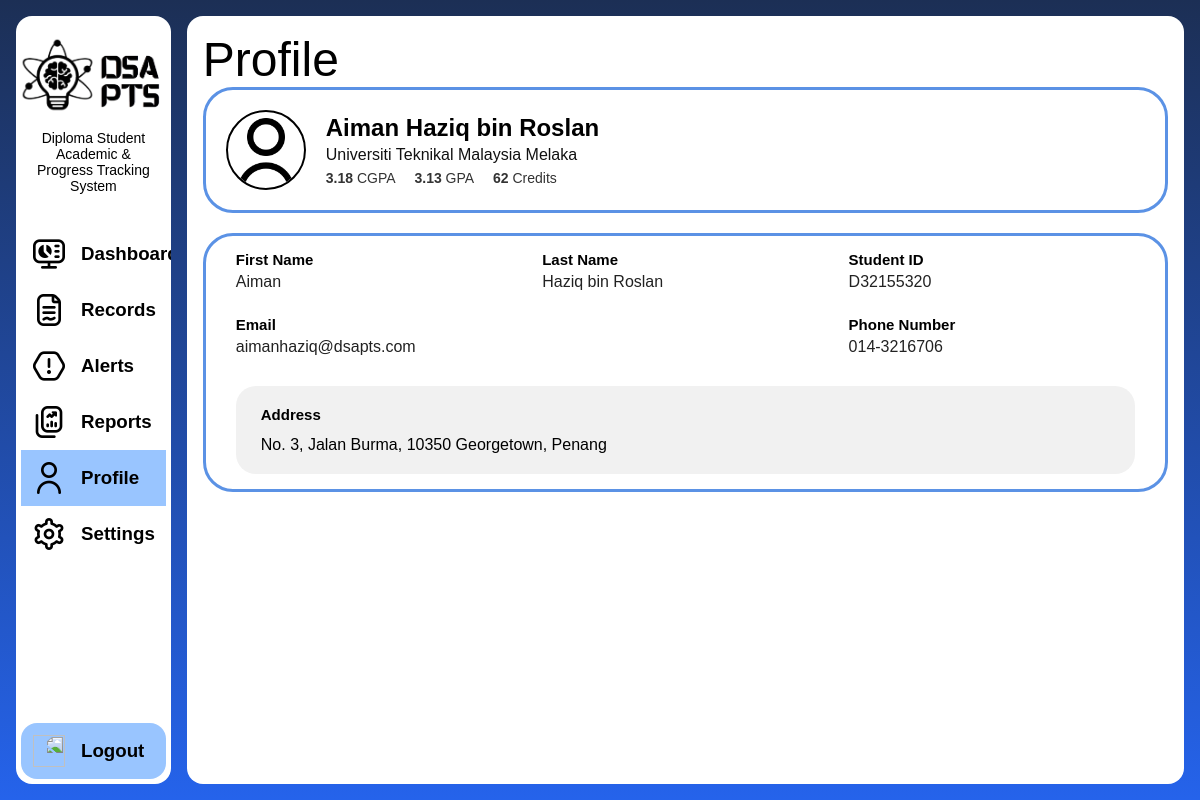
The app's page /student/student-profile.php (signed in) with its own data.
### tables this page shows
CREATE TABLE `student` (
  `user_id` int(11) NOT NULL,
  `program_id` int(11) DEFAULT NULL,
  `advisor_id` int(11) DEFAULT NULL,
  `CGPA` decimal(3,2) DEFAULT NULL,
  `muet_status` varchar(20) DEFAULT NULL,
  `total_credit_taken` int(11) DEFAULT NULL,
  `plan_to_degree` enum('Yes','No') DEFAULT NULL,
  `preferred_degree_field` varchar(100) DEFAULT NULL
);

CREATE TABLE `user` (
  `user_id` int(11) NOT NULL,
  `login_id` varchar(10) NOT NULL,
  `name` varchar(100) NOT NULL,
  `email` varchar(100) NOT NULL,
  `password` varchar(255) NOT NULL,
  `profile_picture` varchar(255) DEFAULT NULL,
  `address` varchar(255) DEFAULT NULL,
  `phone_number` varchar(20) DEFAULT NULL
);

### models/functions.php (called while the page is built, shortened)
<?php
function getStudentSubjects($conn, $userId)
{
    $sql = "
        SELECT student_subject.*, subject.*, semester.*
        FROM student_subject
        INNER JOIN subject ON student_subject.subject_id = subject.subject_id
        INNER JOIN semester ON student_subject.semester_id = semester.semester_id
        WHERE student_subject.user_id = '$userId'
    ";
    $result = $conn->query($sql);
    $data = [];
    while ($row = $result->fetch_assoc()) {
        $data[] = $row;
    }
    return $data;
}
function getStudentSubjectsBySemester($conn, $userId, $semId)
{
    $sql = "
        SELECT student_subject.*, subject.*, semester.*
        FROM student_subject
        INNER JOIN subject ON student_subject.subject_id = subject.subject_id
        INNER JOIN semester ON student_subject.semester_id = semester.semester_id
        WHERE student_subject.user_id = '$userId'
        AND student_subject.semester_id = '$semId'
    ";
    $result = $conn->query($sql);
    $data = [];
    while ($row = $result->fetch_assoc()) {
        $data[] = $row;
    }
    return $data;
}
function calculateGPA($subjects)
{
    $totalPoints = 0;
    $totalCredits = 0;
    foreach ($subjects as $subject) {
        $point = gradeToPoint($subject['grade']);
        $credits = $subject['credit_hours'];
        $totalPoints += $point * $credits;
        $totalCredits += $credits;
    }
    return round($totalPoints / $totalCredits, 2);
}
function getStudentByLoginId($conn, $login_id)
{
    $result = $conn->query("
        SELECT student.*, user.*
        FROM student
        INNER JOIN user ON student.user_id = user.user_id
        WHERE user.login_id = '$login_id'
        LIMIT 1
    ");
    return $result ? $result->fetch_assoc() : null;
}
function gradeToPoint($grade)
{
    $gradePoints = [
        'A'  => 4.0,
        'A-' => 3.7,
        'B+' => 3.3,
        'B'  => 3.0,
        'B-' => 2.7,
        'C+' => 2.3,
        'C'  => 2.0,
        'C-' => 1.7,
        'D+' => 1.3,
        'D'  => 1.0,
        'E'  => 0.0
    ];
    $grade = strtoupper(trim($grade));
    return $gradePoints[$grade] ?? null;
}

### student/student-profile.php (the view, shortened to what this page needs)
<!DOCTYPE html>
<html lang="en">
<head>
    <link rel="stylesheet" href="../style/layout.css">
    <link rel="stylesheet" href="../style/student.css">
    <link rel="stylesheet" href="../style/styles.css">
</head>
<body class="page-body main-gradient-bg">
    <?php
    include("components/sidebar-student.php");
    include("../models/functions.php");
    $loginId = $_SESSION['uid'];
    $student = getStudentByLoginId($conn, $loginId);
    $userId = $student['user_id'];
    $allSubjects = getStudentSubjects($conn, $userId);
    $cgpa        = calculateGPA($allSubjects);
    $latestSemId      = null;
    $totalCreditTaken = 0;
    foreach ($allSubjects as $subj) {
        $totalCreditTaken += $subj['credit_hours'];
        if ($latestSemId === null || $subj['semester_id'] > $latestSemId) {
            $latestSemId = $subj['semester_id'];
        }
    }
    $latestSubjects = $latestSemId ? getStudentSubjectsBySemester($conn, $userId, $latestSemId) : [];
    $latestGpa      = calculateGPA($latestSubjects);
    $nameParts = explode(' ', $student['name'], 2);
    $firstName = $nameParts[0];
    $lastName  = isset($nameParts[1]) ? $nameParts[1] : '';
    ?>
    <main class="main-content main-rounded">
        <h1 class="content-title">Profile</h1>
        <div class="profile-card">
            <div class="avatar-circle">
                <?php if (!empty($advisor['profile_picture'])): ?>
                    <img src="<?= htmlspecialchars($advisor['profile_picture']) ?>" alt="Profile Picture">
                <?php else: ?>
                    <img src="../assets/icons/user.png" style="margin-top: 12px;">
                <?php endif; ?>
            </div>
            <div class="profile-summary">
                <h2><?php echo htmlspecialchars($student['name']); ?></h2>
                <div class="institution">Universiti Teknikal Malaysia Melaka</div>
                <div class="academic-meta">
                    <span><strong><?php echo number_format($cgpa, 2); ?></strong> CGPA</span>
                    <span><strong><?php echo number_format($latestGpa, 2); ?></strong> GPA</span>
                    <span><strong><?php echo $totalCreditTaken; ?></strong> Credits</span>
                </div>
            </div>
        </div>
        <div class="details-box">
            <div class="details-grid">
                <div class="info-group">
                    <span class="label">First Name</span>
                    <span class="value"><?php echo htmlspecialchars($firstName); ?></span>
                </div>
                <div class="info-group">
                    <span class="label">Last Name</span>
                    <span class="value"><?php echo htmlspecialchars($lastName); ?></span>
                </div>
                <div class="info-group">
                    <span class="label">Student ID</span>
                    <span class="value"><?php echo htmlspecialchars($student['login_id']); ?></span>
                </div>
                <div class="info-group" style="grid-column: span 2;">
                    <span class="label">Email</span>
                    <span class="value"><?php echo htmlspecialchars($student['email']); ?></span>
                </div>
                <div class="info-group">
                    <span class="label">Phone Number</span>
                    <span class="value"><?php echo htmlspecialchars($student['phone_number'] ?? '-'); ?></span>
                </div>
            </div>
            <div class="address-container">
                <span class="label">Address</span>
                <span class="value"><?php echo htmlspecialchars($student['address'] ?? '-'); ?></span>
            </div>
        </div>
    </main>
</body>
</html>

### style/layout.css (style rules this page uses)
html, body { height: 100%; margin: 0; }
*, *::before, *::after { box-sizing: border-box; }
.page-body { display: flex; min-height: 100vh; margin: 0; overflow: hidden; }
.main-gradient-bg { background-image: linear-gradient(#1c2f55, #2563eb); }
.main-rounded { display: flex; flex-direction: column; align-items: center; background-color: #fff; margin: 16px; border-radius: 16px; min-height: 0; overflow: hidden; }
.main-content { flex: 1; align-items: start; padding: 16px; min-height: 0; overflow-y: auto; }
.content-title { font-size: 48px; font-weight: 500; margin: 0; }
.profile-card { border: 3px solid #5b92e5; border-radius: 30px; padding: 20px; display: flex; align-items: center; gap: 20px; margin-bottom: 20px; flex-direction: row; width: 100%; }
.avatar-circle { width: 80px; height: 80px; border: 2px solid #000000; border-radius: 50%; overflow: hidden; display: flex; justify-content: center; align-items: center; }
.avatar-circle img { width: 100%; height: 100%; object-fit: cover; }
.profile-summary h2 { font-size: 24px; font-weight: 700; color: #000000; margin-bottom: 4px; }
.profile-summary .institution { font-size: 16px; color: #111111; margin-bottom: 6px; }
.profile-summary .academic-meta { font-size: 14px; color: #333333; }
.academic-meta span { margin-right: 15px; }
.details-box { border: 3px solid #5b92e5; border-radius: 30px; padding: 15px 30px; flex-direction: row; width: 100%; }
.details-grid { display: grid; grid-template-columns: repeat(3, 1fr); row-gap: 25px; column-gap: 20px; margin-bottom: 30px; }
.info-group { display: flex; flex-direction: column; }
.label { font-size: 15px; font-weight: 700; color: #000000; margin-bottom: 5px; }
.value { font-size: 16px; color: #222222; }
.address-container { background-color: #f1f1f1; border-radius: 20px; padding: 20px 25px; display: flex; flex-direction: column; gap: 8px; }
.address-container .label { font-size: 15px; font-weight: 700; color: #000000; }
.address-container .value { font-size: 16px; color: #000000; }

### style/styles.css (style rules this page uses)
* { box-sizing: border-box; margin: 0; padding: 0; }
body { font-family: Arial, Helvetica, sans-serif; background: #fff; color: #000; }

### records on screen
student: user_id.name "Aiman Haziq bin Roslan", user_id.name "Aiman", user_id.name "Haziq bin Roslan", user_id.login_id "D32155320", user_id.email "aimanhaziq@dsapts.com", user_id.phone_number "014-3216706", user_id.address "No. 3, Jalan Burma, 10350 Georgetown, Penang"

### other values on screen
$cgpa "3.18"
$latestGpa "3.13"
$totalCreditTaken "62"
